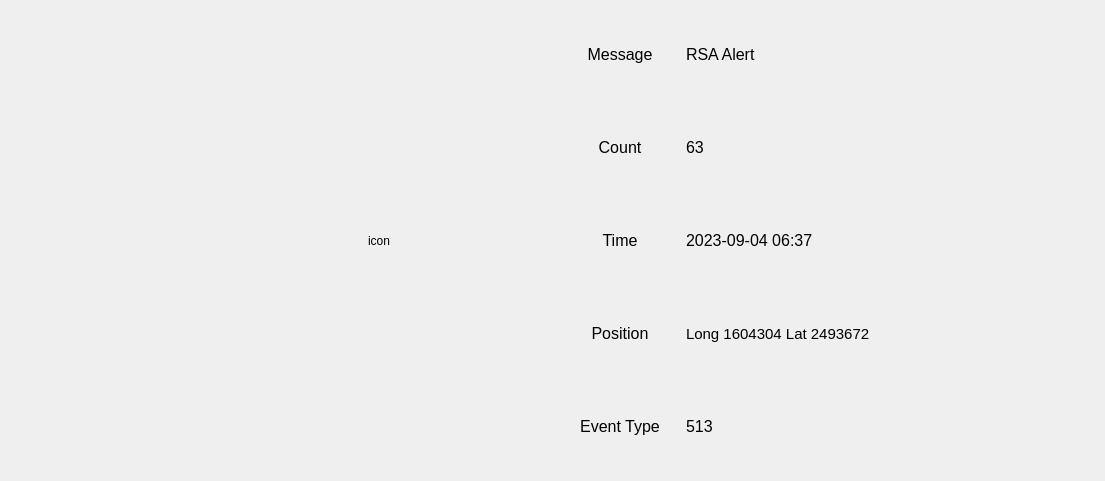
<?xml version="1.0" encoding="UTF-8"?>
<ui version="4.0">
 <class>MessageWidget</class>
 <widget class="QDialog" name="MessageWidget">
  <property name="geometry">
   <rect>
    <x>0</x>
    <y>0</y>
    <width>1105</width>
    <height>481</height>
   </rect>
  </property>
  <property name="windowTitle">
   <string>Dialog</string>
  </property>
  <layout class="QHBoxLayout" name="horizontalLayout_7">
   <item>
    <layout class="QVBoxLayout" name="verticalLayout">
     <item>
      <spacer name="verticalSpacer_2">
       <property name="orientation">
        <enum>Qt::Vertical</enum>
       </property>
       <property name="sizeHint" stdset="0">
        <size>
         <width>20</width>
         <height>40</height>
        </size>
       </property>
      </spacer>
     </item>
     <item>
      <layout class="QHBoxLayout" name="horizontalLayout_6">
       <item>
        <widget class="QLabel" name="iconLabel">
         <property name="maximumSize">
          <size>
           <width>225</width>
           <height>16777215</height>
          </size>
         </property>
         <property name="text">
          <string/>
         </property>
        </widget>
       </item>
       <item>
        <spacer name="horizontalSpacer">
         <property name="orientation">
          <enum>Qt::Horizontal</enum>
         </property>
         <property name="sizeType">
          <enum>QSizePolicy::Fixed</enum>
         </property>
         <property name="sizeHint" stdset="0">
          <size>
           <width>20</width>
           <height>20</height>
          </size>
         </property>
        </spacer>
       </item>
       <item>
        <widget class="QLabel" name="imageLabel">
         <property name="maximumSize">
          <size>
           <width>80</width>
           <height>80</height>
          </size>
         </property>
         <property name="text">
          <string>icon</string>
         </property>
        </widget>
       </item>
      </layout>
     </item>
     <item>
      <spacer name="verticalSpacer">
       <property name="orientation">
        <enum>Qt::Vertical</enum>
       </property>
       <property name="sizeHint" stdset="0">
        <size>
         <width>20</width>
         <height>40</height>
        </size>
       </property>
      </spacer>
     </item>
    </layout>
   </item>
   <item>
    <layout class="QVBoxLayout" name="verticalLayout_2">
     <item>
      <layout class="QHBoxLayout" name="horizontalLayout">
       <item>
        <widget class="QLabel" name="label">
         <property name="maximumSize">
          <size>
           <width>120</width>
           <height>16777215</height>
          </size>
         </property>
         <property name="font">
          <font>
           <pointsize>12</pointsize>
          </font>
         </property>
         <property name="text">
          <string>Message</string>
         </property>
         <property name="alignment">
          <set>Qt::AlignCenter</set>
         </property>
        </widget>
       </item>
       <item>
        <widget class="QLabel" name="typeLabel">
         <property name="maximumSize">
          <size>
           <width>300</width>
           <height>16777215</height>
          </size>
         </property>
         <property name="font">
          <font>
           <pointsize>12</pointsize>
          </font>
         </property>
         <property name="text">
          <string>RSA Alert</string>
         </property>
         <property name="alignment">
          <set>Qt::AlignLeading|Qt::AlignLeft|Qt::AlignVCenter</set>
         </property>
        </widget>
       </item>
      </layout>
     </item>
     <item>
      <layout class="QHBoxLayout" name="horizontalLayout_2">
       <item>
        <widget class="QLabel" name="label_2">
         <property name="maximumSize">
          <size>
           <width>120</width>
           <height>16777215</height>
          </size>
         </property>
         <property name="font">
          <font>
           <pointsize>12</pointsize>
          </font>
         </property>
         <property name="text">
          <string>Count</string>
         </property>
         <property name="alignment">
          <set>Qt::AlignCenter</set>
         </property>
        </widget>
       </item>
       <item>
        <widget class="QLabel" name="countLabel">
         <property name="maximumSize">
          <size>
           <width>300</width>
           <height>16777215</height>
          </size>
         </property>
         <property name="font">
          <font>
           <pointsize>12</pointsize>
          </font>
         </property>
         <property name="text">
          <string>63</string>
         </property>
         <property name="alignment">
          <set>Qt::AlignLeading|Qt::AlignLeft|Qt::AlignVCenter</set>
         </property>
        </widget>
       </item>
      </layout>
     </item>
     <item>
      <layout class="QHBoxLayout" name="horizontalLayout_3">
       <item>
        <widget class="QLabel" name="label_3">
         <property name="maximumSize">
          <size>
           <width>120</width>
           <height>16777215</height>
          </size>
         </property>
         <property name="font">
          <font>
           <pointsize>12</pointsize>
          </font>
         </property>
         <property name="text">
          <string>Time</string>
         </property>
         <property name="alignment">
          <set>Qt::AlignCenter</set>
         </property>
        </widget>
       </item>
       <item>
        <widget class="QLabel" name="timeLabel">
         <property name="maximumSize">
          <size>
           <width>300</width>
           <height>16777215</height>
          </size>
         </property>
         <property name="font">
          <font>
           <pointsize>12</pointsize>
          </font>
         </property>
         <property name="text">
          <string>2023-09-04 06:37</string>
         </property>
         <property name="alignment">
          <set>Qt::AlignLeading|Qt::AlignLeft|Qt::AlignVCenter</set>
         </property>
        </widget>
       </item>
      </layout>
     </item>
     <item>
      <layout class="QHBoxLayout" name="horizontalLayout_4">
       <item>
        <widget class="QLabel" name="label_4">
         <property name="maximumSize">
          <size>
           <width>120</width>
           <height>16777215</height>
          </size>
         </property>
         <property name="font">
          <font>
           <pointsize>12</pointsize>
          </font>
         </property>
         <property name="text">
          <string>Position</string>
         </property>
         <property name="alignment">
          <set>Qt::AlignCenter</set>
         </property>
        </widget>
       </item>
       <item>
        <widget class="QLabel" name="positionLabel">
         <property name="maximumSize">
          <size>
           <width>300</width>
           <height>90</height>
          </size>
         </property>
         <property name="font">
          <font>
           <pointsize>11</pointsize>
          </font>
         </property>
         <property name="text">
          <string>Long 1604304 Lat 2493672</string>
         </property>
         <property name="alignment">
          <set>Qt::AlignLeading|Qt::AlignLeft|Qt::AlignVCenter</set>
         </property>
        </widget>
       </item>
      </layout>
     </item>
     <item>
      <layout class="QHBoxLayout" name="horizontalLayout_5">
       <item>
        <widget class="QLabel" name="label_5">
         <property name="maximumSize">
          <size>
           <width>120</width>
           <height>16777215</height>
          </size>
         </property>
         <property name="font">
          <font>
           <pointsize>12</pointsize>
          </font>
         </property>
         <property name="text">
          <string>Event Type</string>
         </property>
         <property name="alignment">
          <set>Qt::AlignCenter</set>
         </property>
        </widget>
       </item>
       <item>
        <widget class="QLabel" name="eventLabel">
         <property name="maximumSize">
          <size>
           <width>300</width>
           <height>16777215</height>
          </size>
         </property>
         <property name="font">
          <font>
           <pointsize>12</pointsize>
          </font>
         </property>
         <property name="text">
          <string>513</string>
         </property>
         <property name="alignment">
          <set>Qt::AlignLeading|Qt::AlignLeft|Qt::AlignVCenter</set>
         </property>
        </widget>
       </item>
      </layout>
     </item>
    </layout>
   </item>
  </layout>
 </widget>
 <resources/>
 <connections/>
</ui>
